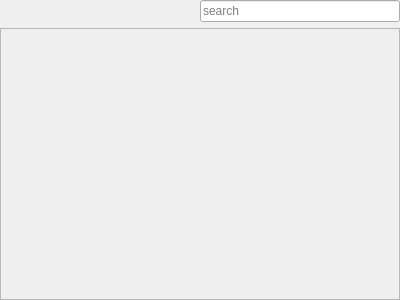
<?xml version="1.0" encoding="UTF-8"?>
<ui version="4.0">
 <class>Form</class>
 <widget class="QWidget" name="Form">
  <property name="geometry">
   <rect>
    <x>0</x>
    <y>0</y>
    <width>400</width>
    <height>300</height>
   </rect>
  </property>
  <property name="windowTitle">
   <string>Form</string>
  </property>
  <layout class="QVBoxLayout" name="verticalLayout">
   <property name="leftMargin">
    <number>0</number>
   </property>
   <property name="topMargin">
    <number>0</number>
   </property>
   <property name="rightMargin">
    <number>0</number>
   </property>
   <property name="bottomMargin">
    <number>0</number>
   </property>
   <item>
    <layout class="QHBoxLayout" name="horizontalLayout">
     <item>
      <spacer name="horizontalSpacer">
       <property name="orientation">
        <enum>Qt::Horizontal</enum>
       </property>
       <property name="sizeHint" stdset="0">
        <size>
         <width>40</width>
         <height>20</height>
        </size>
       </property>
      </spacer>
     </item>
     <item>
      <widget class="QLineEdit" name="search_line_edit">
       <property name="placeholderText">
        <string>search</string>
       </property>
      </widget>
     </item>
    </layout>
   </item>
   <item>
    <widget class="QScrollArea" name="scrollArea">
     <property name="widgetResizable">
      <bool>true</bool>
     </property>
     <widget class="QWidget" name="widget">
      <property name="geometry">
       <rect>
        <x>0</x>
        <y>0</y>
        <width>398</width>
        <height>262</height>
       </rect>
      </property>
      <layout class="QHBoxLayout" name="horizontalLayout_2">
       <property name="leftMargin">
        <number>0</number>
       </property>
       <property name="topMargin">
        <number>0</number>
       </property>
       <property name="rightMargin">
        <number>0</number>
       </property>
       <property name="bottomMargin">
        <number>0</number>
       </property>
       <item>
        <layout class="QVBoxLayout" name="content"/>
       </item>
      </layout>
     </widget>
    </widget>
   </item>
  </layout>
 </widget>
 <resources/>
 <connections/>
</ui>
